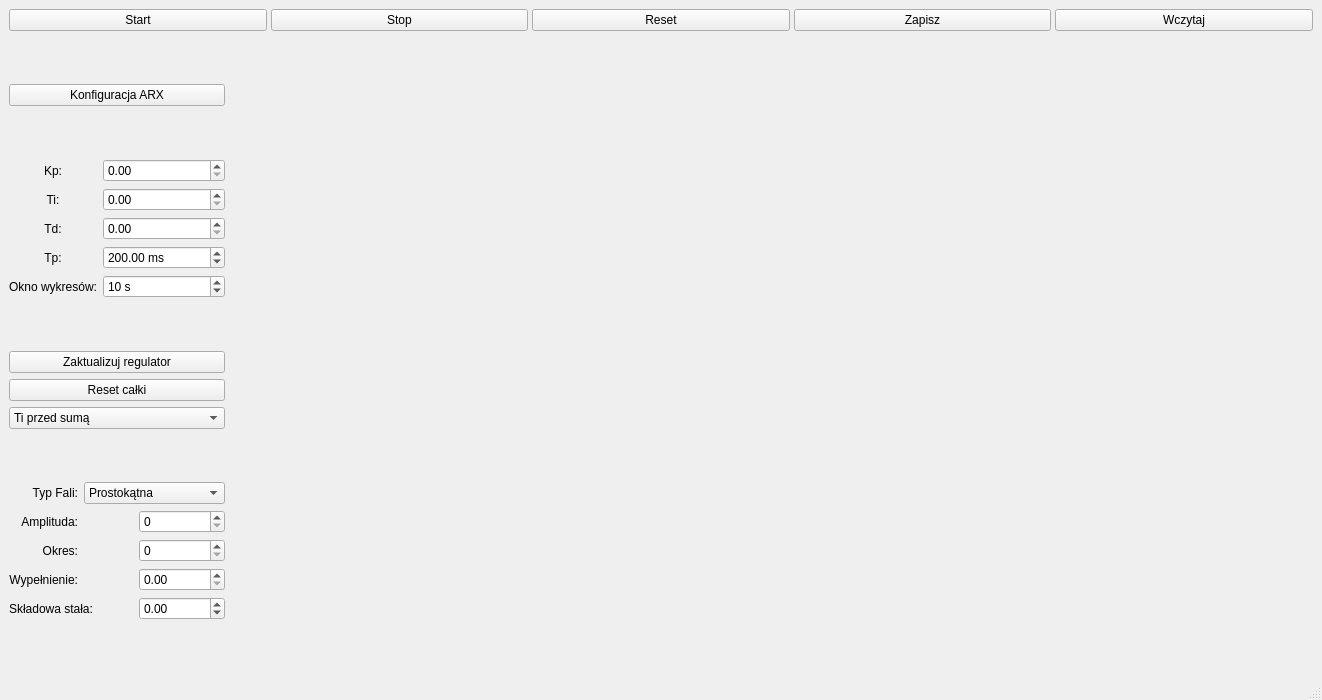
<?xml version="1.0" encoding="UTF-8"?>
<ui version="4.0">
 <class>MainWindow</class>
 <widget class="QMainWindow" name="MainWindow">
  <property name="geometry">
   <rect>
    <x>0</x>
    <y>0</y>
    <width>1322</width>
    <height>700</height>
   </rect>
  </property>
  <property name="minimumSize">
   <size>
    <width>0</width>
    <height>0</height>
   </size>
  </property>
  <property name="cursor">
   <cursorShape>ArrowCursor</cursorShape>
  </property>
  <property name="windowTitle">
   <string>TURBO SYMULATOR UAR 3000</string>
  </property>
  <property name="documentMode">
   <bool>false</bool>
  </property>
  <widget class="QWidget" name="centralwidget">
   <property name="sizePolicy">
    <sizepolicy hsizetype="Fixed" vsizetype="Fixed">
     <horstretch>0</horstretch>
     <verstretch>0</verstretch>
    </sizepolicy>
   </property>
   <layout class="QGridLayout" name="gridLayout_5" rowstretch="1,16" columnstretch="1,5">
    <item row="1" column="0">
     <layout class="QVBoxLayout" name="verticalLayout" stretch="0,0,0,0">
      <item>
       <widget class="QPushButton" name="btnOpenARX">
        <property name="text">
         <string>Konfiguracja ARX</string>
        </property>
       </widget>
      </item>
      <item>
       <layout class="QGridLayout" name="gridLayout">
        <item row="0" column="1" colspan="2">
         <widget class="QDoubleSpinBox" name="spinKp">
          <property name="singleStep">
           <double>0.100000000000000</double>
          </property>
         </widget>
        </item>
        <item row="1" column="0">
         <widget class="QLabel" name="Tilabel">
          <property name="text">
           <string>Ti:</string>
          </property>
          <property name="alignment">
           <set>Qt::AlignmentFlag::AlignCenter</set>
          </property>
         </widget>
        </item>
        <item row="1" column="1" colspan="2">
         <widget class="QDoubleSpinBox" name="spinTi">
          <property name="singleStep">
           <double>0.100000000000000</double>
          </property>
         </widget>
        </item>
        <item row="2" column="0">
         <widget class="QLabel" name="Tdlabel">
          <property name="text">
           <string>Td:</string>
          </property>
          <property name="alignment">
           <set>Qt::AlignmentFlag::AlignCenter</set>
          </property>
         </widget>
        </item>
        <item row="2" column="1" colspan="2">
         <widget class="QDoubleSpinBox" name="spinTd"/>
        </item>
        <item row="3" column="0">
         <widget class="QLabel" name="Tplabel">
          <property name="text">
           <string>Tp:</string>
          </property>
          <property name="alignment">
           <set>Qt::AlignmentFlag::AlignCenter</set>
          </property>
         </widget>
        </item>
        <item row="3" column="1" colspan="2">
         <widget class="QDoubleSpinBox" name="spinTp">
          <property name="suffix">
           <string> ms</string>
          </property>
          <property name="minimum">
           <double>10.000000000000000</double>
          </property>
          <property name="maximum">
           <double>1000.000000000000000</double>
          </property>
          <property name="singleStep">
           <double>10.000000000000000</double>
          </property>
          <property name="value">
           <double>200.000000000000000</double>
          </property>
         </widget>
        </item>
        <item row="0" column="0">
         <widget class="QLabel" name="Kplabel">
          <property name="text">
           <string>Kp:</string>
          </property>
          <property name="alignment">
           <set>Qt::AlignmentFlag::AlignCenter</set>
          </property>
         </widget>
        </item>
        <item row="4" column="0">
         <widget class="QLabel" name="label_6">
          <property name="text">
           <string>Okno wykresów:</string>
          </property>
          <property name="alignment">
           <set>Qt::AlignmentFlag::AlignCenter</set>
          </property>
         </widget>
        </item>
        <item row="4" column="1" colspan="2">
         <widget class="QSpinBox" name="spinWindow">
          <property name="suffix">
           <string> s</string>
          </property>
          <property name="minimum">
           <number>5</number>
          </property>
          <property name="maximum">
           <number>50</number>
          </property>
          <property name="value">
           <number>10</number>
          </property>
         </widget>
        </item>
       </layout>
      </item>
      <item>
       <layout class="QGridLayout" name="gridLayout_3" rowminimumheight="0,0,0,0,0">
        <property name="spacing">
         <number>6</number>
        </property>
        <item row="1" column="0">
         <widget class="QPushButton" name="btnUpdatePID">
          <property name="text">
           <string>Zaktualizuj regulator</string>
          </property>
         </widget>
        </item>
        <item row="2" column="0">
         <widget class="QPushButton" name="btnResetIntegral">
          <property name="text">
           <string>Reset całki</string>
          </property>
         </widget>
        </item>
        <item row="3" column="0">
         <widget class="QComboBox" name="comboPidType">
          <item>
           <property name="text">
            <string>Ti przed sumą</string>
           </property>
          </item>
          <item>
           <property name="text">
            <string>Ti w sumie</string>
           </property>
          </item>
         </widget>
        </item>
       </layout>
      </item>
      <item>
       <layout class="QGridLayout" name="gridLayout_2">
        <item row="0" column="1" colspan="2">
         <widget class="QComboBox" name="comboGenType">
          <item>
           <property name="text">
            <string>Prostokątna</string>
           </property>
          </item>
          <item>
           <property name="text">
            <string>Sinusoidalna</string>
           </property>
          </item>
         </widget>
        </item>
        <item row="3" column="0">
         <widget class="QLabel" name="Filllabel">
          <property name="text">
           <string>Wypełnienie:</string>
          </property>
          <property name="alignment">
           <set>Qt::AlignmentFlag::AlignRight|Qt::AlignmentFlag::AlignTrailing|Qt::AlignmentFlag::AlignVCenter</set>
          </property>
         </widget>
        </item>
        <item row="4" column="0" colspan="2">
         <widget class="QLabel" name="label_5">
          <property name="text">
           <string>Składowa stała:</string>
          </property>
         </widget>
        </item>
        <item row="1" column="0">
         <widget class="QLabel" name="Amplabel">
          <property name="text">
           <string>Amplituda:</string>
          </property>
          <property name="alignment">
           <set>Qt::AlignmentFlag::AlignRight|Qt::AlignmentFlag::AlignTrailing|Qt::AlignmentFlag::AlignVCenter</set>
          </property>
         </widget>
        </item>
        <item row="0" column="0">
         <widget class="QLabel" name="Combolabel">
          <property name="text">
           <string>Typ Fali:</string>
          </property>
          <property name="alignment">
           <set>Qt::AlignmentFlag::AlignRight|Qt::AlignmentFlag::AlignTrailing|Qt::AlignmentFlag::AlignVCenter</set>
          </property>
         </widget>
        </item>
        <item row="2" column="0">
         <widget class="QLabel" name="Periodlabel">
          <property name="text">
           <string>Okres:</string>
          </property>
          <property name="alignment">
           <set>Qt::AlignmentFlag::AlignRight|Qt::AlignmentFlag::AlignTrailing|Qt::AlignmentFlag::AlignVCenter</set>
          </property>
         </widget>
        </item>
        <item row="4" column="2">
         <widget class="QDoubleSpinBox" name="spinOffset">
          <property name="minimum">
           <double>-100.000000000000000</double>
          </property>
          <property name="maximum">
           <double>100.000000000000000</double>
          </property>
         </widget>
        </item>
        <item row="3" column="2">
         <widget class="QDoubleSpinBox" name="spinFill">
          <property name="maximum">
           <double>1.000000000000000</double>
          </property>
          <property name="singleStep">
           <double>0.010000000000000</double>
          </property>
         </widget>
        </item>
        <item row="2" column="2">
         <widget class="QSpinBox" name="spinPeriod"/>
        </item>
        <item row="1" column="2">
         <widget class="QSpinBox" name="spinAmp">
          <property name="minimumSize">
           <size>
            <width>86</width>
            <height>0</height>
           </size>
          </property>
         </widget>
        </item>
       </layout>
      </item>
     </layout>
    </item>
    <item row="1" column="1">
     <layout class="QGridLayout" name="gridLayout_4" rowstretch="3,2">
      <item row="0" column="0" colspan="3">
       <widget class="QCustomPlot" name="plotMain" native="true"/>
      </item>
      <item row="1" column="0">
       <widget class="QCustomPlot" name="plotControl" native="true"/>
      </item>
      <item row="1" column="1">
       <widget class="QCustomPlot" name="plotPID" native="true"/>
      </item>
      <item row="1" column="2">
       <widget class="QCustomPlot" name="plotError" native="true"/>
      </item>
     </layout>
    </item>
    <item row="0" column="0" colspan="2">
     <layout class="QHBoxLayout" name="horizontalLayout" stretch="0,0,0,0,0">
      <property name="spacing">
       <number>4</number>
      </property>
      <property name="leftMargin">
       <number>0</number>
      </property>
      <item>
       <widget class="QPushButton" name="btnStart">
        <property name="text">
         <string>Start</string>
        </property>
       </widget>
      </item>
      <item>
       <widget class="QPushButton" name="btnStop">
        <property name="text">
         <string>Stop</string>
        </property>
       </widget>
      </item>
      <item>
       <widget class="QPushButton" name="btnReset">
        <property name="text">
         <string>Reset</string>
        </property>
       </widget>
      </item>
      <item>
       <widget class="QPushButton" name="btnSave">
        <property name="text">
         <string>Zapisz</string>
        </property>
       </widget>
      </item>
      <item>
       <widget class="QPushButton" name="btnLoad">
        <property name="text">
         <string>Wczytaj</string>
        </property>
       </widget>
      </item>
     </layout>
    </item>
   </layout>
  </widget>
  <widget class="QMenuBar" name="menubar">
   <property name="geometry">
    <rect>
     <x>0</x>
     <y>0</y>
     <width>1322</width>
     <height>21</height>
    </rect>
   </property>
  </widget>
  <widget class="QStatusBar" name="statusbar"/>
 </widget>
 <customwidgets>
  <customwidget>
   <class>QCustomPlot</class>
   <extends>QWidget</extends>
   <header>qcustomplot.h</header>
   <container>1</container>
  </customwidget>
 </customwidgets>
 <resources/>
 <connections/>
</ui>
